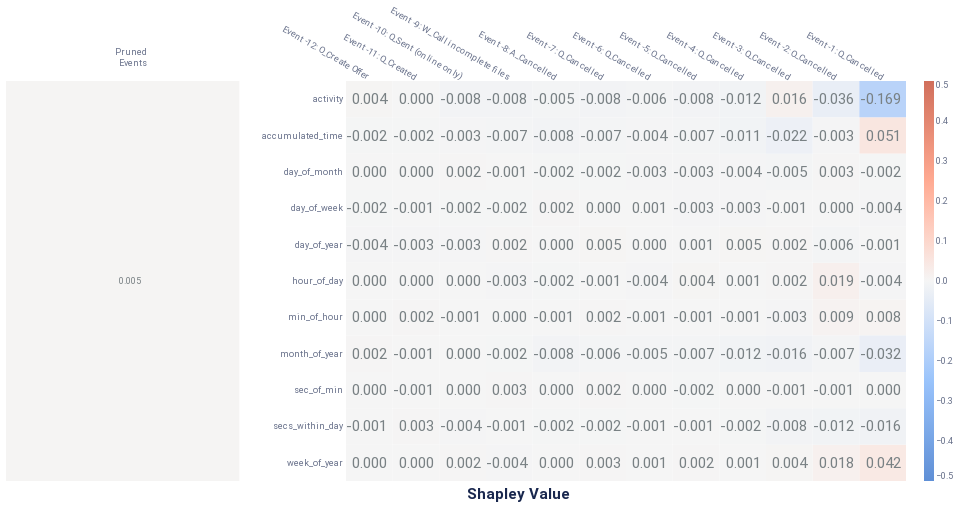

The notebook cell saved with this chart:
### Code cell
plot_cell_level(cell_level_expl, model_features=all_feature_names, 
                plot_parameters={'height': 400, 'width': 700,'FontSize': 9, 'axis_lims': [event_level_expl['Shapley Value'].min(),
                                                                                           event_level_expl['Shapley Value'].max()]})

### Figure 1 — Vega-Lite specification as saved in the notebook (floating-point values rounded to 4 significant figures; data arrays with more than 128 entries replaced by an {"elided": "..."} marker saying what was removed)
{"config": {"axis": {"domain": true, "domainColor": "#666F89", "grid": false, "gridCap": "round", "gridColor": "#B3B7C4", "gridDash": [2, 4], "gridWidth": 0.5, "labelColor": "#666F89", "labelFont": "Roboto, Arial, sans-serif", "labelPadding": 2, "tickColor": "#666F89", "tickOpacity": 0.5, "tickSize": 4, "titleColor": "#19274E", "titleFont": "Roboto, Arial, sans-serif", "titleFontSize": 12}, "axisBand": {"domain": true, "labelPadding": 4, "ticks": false}, "axisY": {"domain": false, "titleAlign": "left", "titleAngle": 0, "titleX": -20, "titleY": -10}, "legend": {"labelColor": "#666F89", "labelFont": "Roboto, Arial, sans-serif", "labelFontSize": 12, "symbolSize": 40, "titleColor": "#19274E", "titleFont": "Roboto, Arial, sans-serif", "titleFontSize": 12, "titlePadding": 4}, "arc": {"stroke": "#FFFFFF", "strokeWidth": 1}, "bar": {"fill": "#2770EB", "stroke": null}, "line": {"stroke": "#2770EB", "strokeWidth": 2}, "path": {"stroke": "#2770EB", "strokeWidth": 0.5}, "point": {"fill": "#2770EB", "shape": "circle", "filled": true}, "rect": {"fill": "#2770EB"}, "rule": {"stroke": "#666F89"}, "shape": {"stroke": "#2770EB"}, "text": {"color": "#19274E", "font": "Roboto, Arial, sans-serif", "fontSize": 12}, "range": {"category": ["#2770EB", "#77B98A", "#DA5252", "#FFC400", "#A87AEA", "#00A39E", "#19274E"], "diverging": ["#006360", "#2BB3AE", "#96D9D7", "#FFFFFF", "#EDAAAA", "#DA5252", "#811D1D"], "heatmap": ["#18448F", "#1B4EA5", "#2770EB", "#4C88EE", "#82ACF3", "#A6C4F7", "#E9F1FD"], "ramp": ["#18448F", "#1B4EA5", "#2770EB", "#4C88EE", "#82ACF3", "#A6C4F7", "#E9F1FD"]}, "background": "#FFFFFF", "group": {"fill": "#FFFFFF"}, "header": {"labelColor": "#19274E", "labelFont": "Roboto, Arial, sans-serif", "labelFontSize": 12, "titleColor": "#19274E", "titleFont": "Roboto, Arial, sans-serif", "titleFontSize": 16}, "title": {"anchor": "start", "color": "#19274E", "font": "Roboto, Arial, sans-serif", "fontSize": 20, "fontWeight": "bold", "offset": 20, "subtitleColor": "#19274E", "subtitleFontSize": 16}, "view": {"continuousHeight": 300, "continuousWidth": 400, "stroke": "transparent"}}, "hconcat": [{"layer": [{"mark": "rect", "encoding": {"color": {"field": "rounded", "legend": null, "scale": {"domain": [-0.5, 0.5], "range": ["#5f8fd6", "#99c3fb", "#f5f5f5", "#ffaa92", "#d16f5b"]}, "title": null, "type": "quantitative"}, "x": {"axis": {"titleFontSize": 9}, "field": "Event", "type": "nominal"}, "y": {"axis": {"domain": false, "labels": false, "title": null}, "field": "Feature", "type": "nominal"}}}, {"mark": {"type": "text", "align": "right", "baseline": "middle", "color": "#798184", "dx": 18, "fontSize": 9}, "encoding": {"text": {"field": "rounded_str", "type": "nominal"}, "x": {"axis": {"domain": false, "labelAngle": 0, "labelFontSize": 9, "labelOffset": 24, "labelPadding": 30, "orient": "top", "title": null}, "field": "Event", "type": "nominal"}, "y": {"axis": {"domain": false, "labels": false, "title": null}, "field": "Feature", "type": "nominal"}}}], "data": {"name": "data-f5fa66579a7325fc96fa943ec0c85662"}, "height": 400, "width": 233.3}, {"layer": [{"mark": "rect", "encoding": {"color": {"field": "rounded", "legend": {"gradientLength": 400, "gradientThickness": 10, "labelFontSize": 9, "orient": "right"}, "scale": {"domain": [-0.5, 0.5], "range": ["#5f8fd6", "#99c3fb", "#f5f5f5", "#ffaa92", "#d16f5b"]}, "title": null, "type": "quantitative"}, "x": {"axis": {"titleFontSize": 15}, "field": "Event", "sort": ["Event -12: O_Create Offer", "Event -11: O_Created", "Event -10: O_Sent (online only)", "Event -9: W_Call incomplete files", "Event -8: A_Cancelled", "Event -7: O_Cancelled", "Event -6: O_Cancelled", "Event -5: O_Cancelled", "Event -4: O_Cancelled", "Event -3: O_Cancelled", "Event -2: O_Cancelled", "Event -1: O_Cancelled", "Pruned Events"], "type": "nominal"}, "y": {"axis": {"domain": false, "labelFontSize": 9, "title": null}, "field": "Feature", "sort": ["activity", "accumulated_time", "day_of_month", "day_of_week", "day_of_year", "hour_of_day", "min_of_hour", "month_of_year", "sec_of_min", "secs_within_day", "week_of_year"], "type": "nominal"}}}, {"mark": {"type": "text", "align": "right", "baseline": "middle", "color": "#798184", "dx": 18, "fontSize": 15}, "encoding": {"text": {"field": "rounded_str", "type": "nominal"}, "x": {"axis": {"domain": false, "labelAngle": 30, "labelFontSize": 9, "orient": "top", "title": "Shapley Value", "titleX": 172, "titleY": 420}, "field": "Event", "sort": ["Event -12: O_Create Offer", "Event -11: O_Created", "Event -10: O_Sent (online only)", "Event -9: W_Call incomplete files", "Event -8: A_Cancelled", "Event -7: O_Cancelled", "Event -6: O_Cancelled", "Event -5: O_Cancelled", "Event -4: O_Cancelled", "Event -3: O_Cancelled", "Event -2: O_Cancelled", "Event -1: O_Cancelled", "Pruned Events"], "type": "nominal"}, "y": {"axis": {"domain": false, "labelFontSize": 9, "title": null}, "field": "Feature", "sort": ["activity", "accumulated_time", "day_of_month", "day_of_week", "day_of_year", "hour_of_day", "min_of_hour", "month_of_year", "sec_of_min", "secs_within_day", "week_of_year"], "type": "nominal"}}}], "data": {"name": "data-89676311b8466bb84e843803cd47beb3"}, "height": 400, "width": 560}], "resolve": {"scale": {"color": "independent"}}, "$schema": "https://vega.github.io/schema/vega-lite/v4.17.0.json", "datasets": {"data-f5fa66579a7325fc96fa943ec0c85662": [{"Event": ["Pruned", "Events"], "Feature": "Other features", "rounded": 0.005, "rounded_str": "0.005"}], "data-89676311b8466bb84e843803cd47beb3": {"elided": "132 records"}}}
